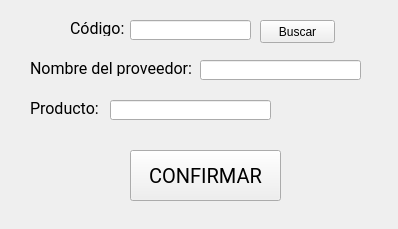
<?xml version="1.0" encoding="UTF-8"?>
<ui version="4.0">
 <class>VentanaProveeores</class>
 <widget class="QWidget" name="VentanaProveeores">
  <property name="geometry">
   <rect>
    <x>0</x>
    <y>0</y>
    <width>398</width>
    <height>229</height>
   </rect>
  </property>
  <property name="windowTitle">
   <string>Edición de proveedores</string>
  </property>
  <widget class="QLabel" name="label">
   <property name="geometry">
    <rect>
     <x>30</x>
     <y>60</y>
     <width>171</width>
     <height>16</height>
    </rect>
   </property>
   <property name="font">
    <font>
     <family>Roboto</family>
     <pointsize>12</pointsize>
    </font>
   </property>
   <property name="text">
    <string>Nombre del proveedor:</string>
   </property>
  </widget>
  <widget class="QLineEdit" name="Field_NombreProveedor">
   <property name="geometry">
    <rect>
     <x>200</x>
     <y>60</y>
     <width>161</width>
     <height>20</height>
    </rect>
   </property>
  </widget>
  <widget class="QLineEdit" name="Field_Producto">
   <property name="geometry">
    <rect>
     <x>110</x>
     <y>100</y>
     <width>161</width>
     <height>20</height>
    </rect>
   </property>
  </widget>
  <widget class="QLabel" name="label_2">
   <property name="geometry">
    <rect>
     <x>30</x>
     <y>100</y>
     <width>171</width>
     <height>16</height>
    </rect>
   </property>
   <property name="font">
    <font>
     <family>Roboto</family>
     <pointsize>12</pointsize>
    </font>
   </property>
   <property name="text">
    <string>Producto:</string>
   </property>
  </widget>
  <widget class="QLineEdit" name="Field_CodigoProveedor">
   <property name="geometry">
    <rect>
     <x>130</x>
     <y>20</y>
     <width>121</width>
     <height>20</height>
    </rect>
   </property>
  </widget>
  <widget class="QLabel" name="label_3">
   <property name="geometry">
    <rect>
     <x>70</x>
     <y>20</y>
     <width>61</width>
     <height>16</height>
    </rect>
   </property>
   <property name="font">
    <font>
     <family>Roboto</family>
     <pointsize>12</pointsize>
    </font>
   </property>
   <property name="text">
    <string>Código:</string>
   </property>
  </widget>
  <widget class="QPushButton" name="Boton_Confirmar">
   <property name="geometry">
    <rect>
     <x>130</x>
     <y>150</y>
     <width>151</width>
     <height>51</height>
    </rect>
   </property>
   <property name="font">
    <font>
     <family>Roboto</family>
     <pointsize>15</pointsize>
    </font>
   </property>
   <property name="text">
    <string>CONFIRMAR</string>
   </property>
  </widget>
  <widget class="QPushButton" name="Boton_Buscar">
   <property name="geometry">
    <rect>
     <x>260</x>
     <y>20</y>
     <width>75</width>
     <height>23</height>
    </rect>
   </property>
   <property name="text">
    <string>Buscar</string>
   </property>
  </widget>
 </widget>
 <resources/>
 <connections/>
</ui>
